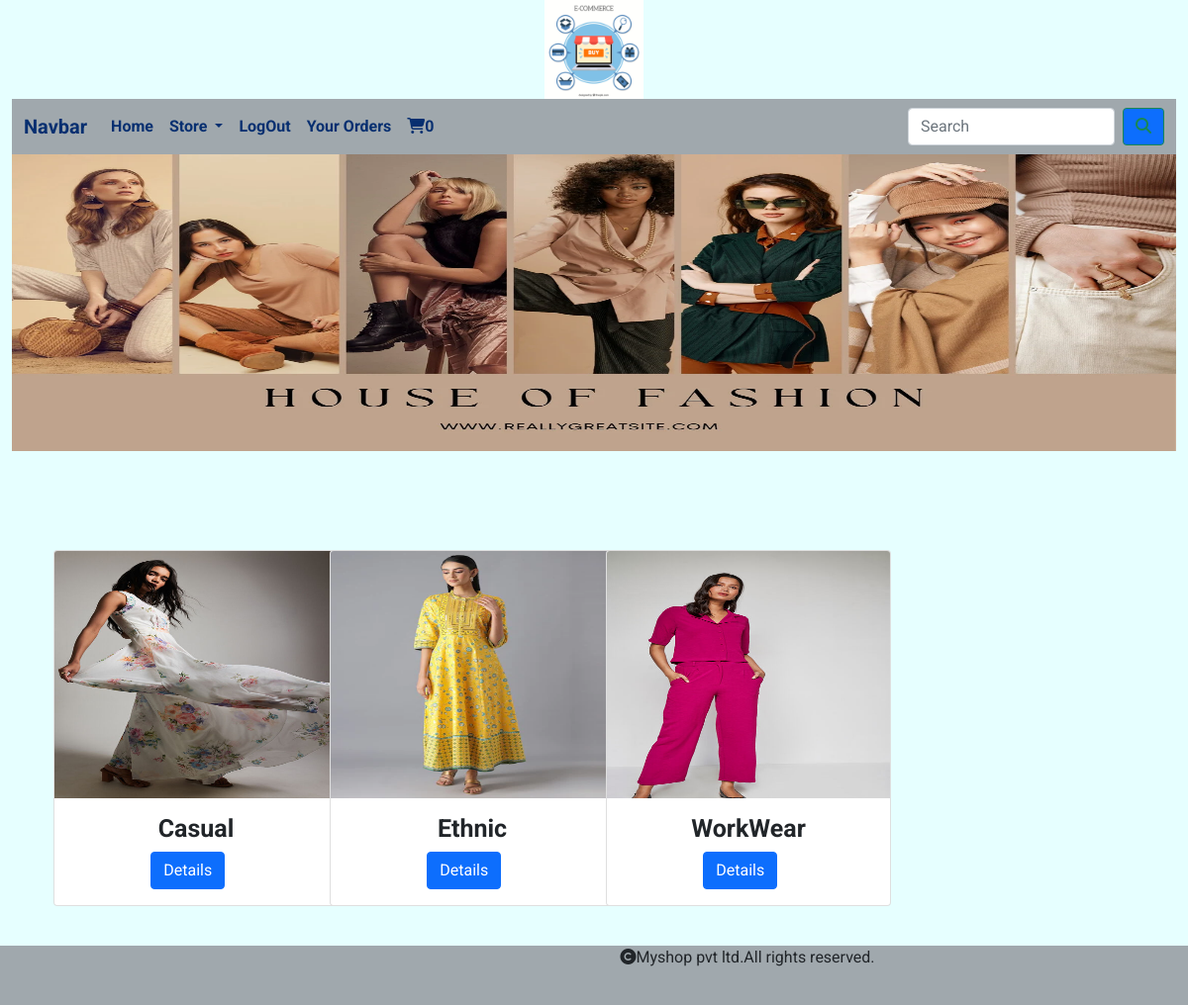
Screenshot of /allproducts/womenswear (signed in) with the database file from the repository.
### shop/models.py (models this page shows, shortened)
class Category(models.Model):
    name = models.CharField(max_length=250, unique=True)
    slug = models.SlugField(max_length=250, unique=True)
    description = models.TextField(blank=True)
    image = models.ImageField(upload_to='shop/category', null=True, blank=True)

class Product(models.Model):
    name = models.CharField(max_length=250, unique=True)
    slug = models.SlugField(max_length=250, unique=True)
    description = models.TextField(blank=True)
    price = models.DecimalField(max_digits=10, decimal_places=2)
    category = models.ForeignKey(Category, on_delete=models.CASCADE)
    image = models.ImageField(upload_to="image/products", null=True, blank=True)
    stock = models.IntegerField()
    available = models.BooleanField(default=True)
    created = models.DateTimeField(auto_now_add=True)
    updated = models.DateTimeField(auto_now=True)

### shop/views.py (the view)
# urls.py: path('allproducts/<slug:cslug>', views.allproducts, name="allproducts"),
def allproducts(request, cslug):
    c = Category.objects.get(slug=cslug)
    p = Product.objects.filter(category__slug=cslug)
    return render(request, 'products.html', {'p': p, 'c': c})

### cart/context_processors.py (called while the page is built)
def counter(request):
    item_count = 0
    if request.user.is_authenticated:
        user = request.user
        try:
            cart = Cart.objects.filter(user=user)
            for i in cart:
                item_count += i.quantity
        except Cart.DoesNotExist:
            item_count = 0
    return {'item_count': item_count}

### shop/context_processors.py (called while the page is built)
def menu_links(request):
    links = Category.objects.all()
    return {'links': links}

### templates/products.html (shortened to what this page needs)
{% extends 'base.html' %}
{% load static %}
{% block content %}
<div>
    <img src="{{c.image.url}}" height="300px" width="100%">
</div>
<div class="container" style="margin-bottom:100px;">
<div class="row mx-auto">
    {% for i in p %}
    <div class="col-sm-3">
        <div class="card" style="width: 18rem;">
            <img src="{{i.image.url}}" style="height:250px;width:100%;" class="card-img-top" alt="">
            <div class="card-body">
                <h5 class="card-title title-heading">{{i.name}}</h5>
                <a href="{% url 'shop:prodetail' i.slug %}" class="btn btn-primary link">Details</a>
            </div>
        </div>
    </div>
{% endfor %}
</div>
</div>
{% endblock %}

### static/css/custom.css (style rules this page uses)
body { font-family: 'Roboto', sans-serif; background-color:rgb(230, 255, 255); }
h5 { font-weight:bold; font-size:25px; text-align:center; }
.link { position:relative; left:32%; }

### rows the page displays
Category: image (picture)
Product: image (picture), name "Casual"
Product: image (picture), name "Ethnic"
Product: image (picture), name "WorkWear"

### other values shown
{{ item_count }} "0"
